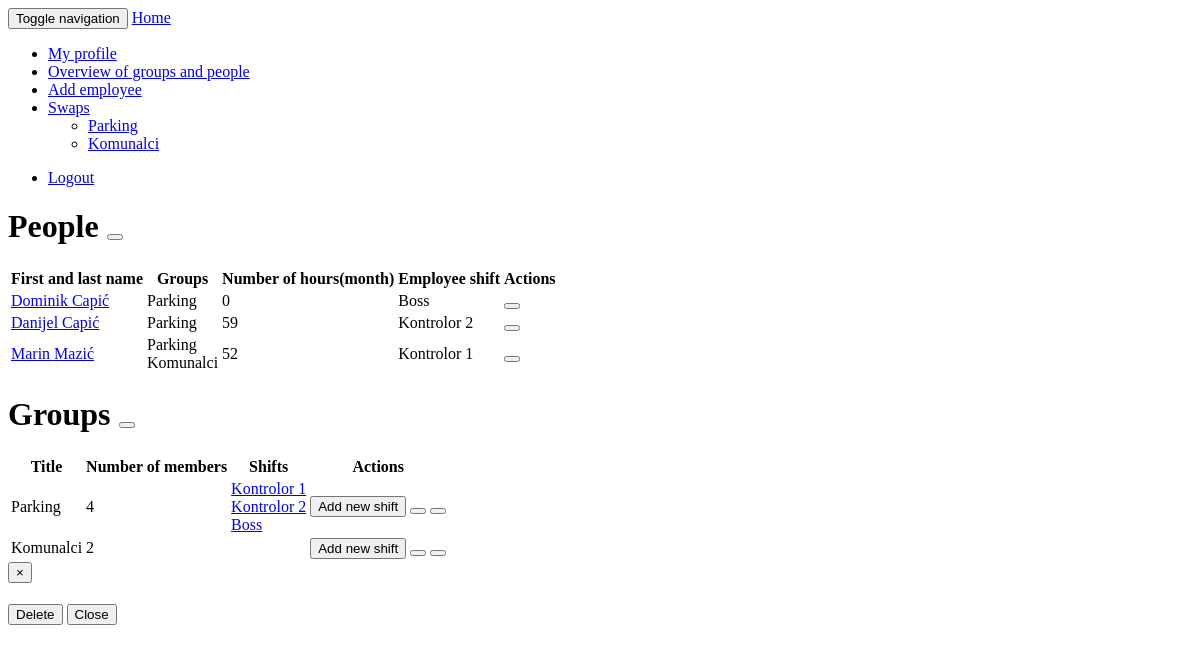
The page /schedule/overview/ (signed in) on the database as committed earlier.
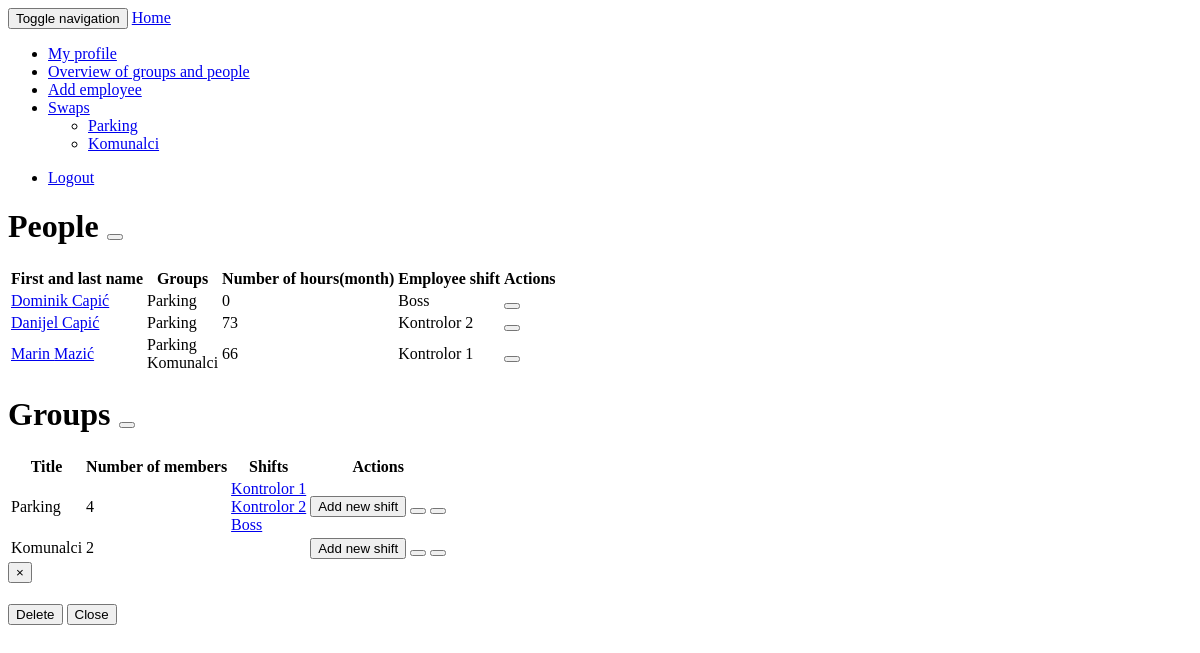
The same page on the database as committed later.
### schedule/models.py (models this page shows, shortened)
class User_profile(models.Model):
    GENDER_CHOICES = (
        ('M', _('Male')),
        ('F', _('Female')),
    )
    user = models.OneToOneField(User, on_delete=models.CASCADE)
    user_groups = models.ManyToManyField(Group)
    user_shift = models.ForeignKey(Week_shift, null=True)
    date_of_birth = models.DateField(null=True, blank=True)
    gender = models.CharField(
        max_length=1, choices=GENDER_CHOICES, null=True, blank=True)
    date_of_employment = models.DateField(null=True, blank=True)
    default_wage = models.DecimalField(
        decimal_places=2, max_digits=5, default=0, blank=True)
    def __init__(self, *args, **kwargs):
        super(User_profile, self).__init__(*args, **kwargs)
        if hasattr(self, 'user_shift'):
            self.old_shift = self.user_shift
    def get_current_working_hours(self):
        month_current = datetime.date.today()
        month_1st = month_current.replace(day=1)
        all_schedules = Schedule.objects.filter(
            date__range=[month_1st, month_current], user=self)
        time_sum = 0
        for schedule in all_schedules.all():
            if schedule.time_until and schedule.time_from:
                time_sum += schedule.time_until.hour - schedule.time_from.hour
        return time_sum

class Schedule(models.Model):
    schedule = models.ForeignKey(
        "self",
        related_name='+',
        verbose_name=_('Parent schedule'),
        null=True,
        blank=True
    )
    date = models.DateField()
    time_from = models.TimeField(null=True, blank=True)
    time_until = models.TimeField(null=True, blank=True)
    user = models.ForeignKey(User_profile)

class Week_shift(models.Model):
    name = models.CharField(max_length=30)
    monday = models.ForeignKey(
        Day_shift, null=True, blank=True, related_name='+')
    tuesday = models.ForeignKey(
        Day_shift, null=True, blank=True, related_name='+')
    wednesday = models.ForeignKey(
        Day_shift, null=True, blank=True, related_name='+')
    thursday = models.ForeignKey(
        Day_shift, null=True, blank=True, related_name='+')
    friday = models.ForeignKey(
        Day_shift, null=True, blank=True, related_name='+')
    saturday = models.ForeignKey(
        Day_shift, null=True, blank=True, related_name='+')
    sunday = models.ForeignKey(
        Day_shift, null=True, blank=True, related_name='+')
    week_group = models.ForeignKey(Group)
    def __unicode__(self):
        return self.name

### schedule/views.py (the view)
@login_required
def groups_and_people(request):
    if not request.user.is_staff or not request.user.is_superuser:
        HttpResponseForbidden('<h1>Permission denied</h1>')
    groups = User_profile.objects.get(user=request.user).user_groups
    employees = User_profile.objects.filter(
        user_groups__in=groups.all()).distinct().exclude(user=request.user)
    return render(request, "schedule/overview.html", {
        "user": request.user.user_profile,
        "groups": groups,
        "employees": employees,
    })

### schedule/models.py (called while the page is built)
    def get_members(self):
        return self.user_profile_set.all()

    def __unicode__(self):
        return self.group_name

### schedule/templates/schedule/overview.html (shortened to what this page needs)
{% extends "schedule/base.html" %}
{% load sekizai_tags i18n %}
{% block "content" %}
  <h1>{% trans "People" %}
  <a href="{% url 'add_user_view' %}"><button class="btn btn-default transparent-bgcolor divider-left" title="{% trans 'Add user' %}"></button></a>
  </h1>
<table class="table">
  <thead>
    <tr>
      <th class="text-center">{% trans "First and last name" %}</th>
      <th class="text-center">{% trans "Groups" %}</th>
      <th class="text-center">{% trans "Number of hours(month)" %}</th>
      <th class="text-center">{% trans "Employee shift" %}</th>
      <th class="text-center">{% trans "Actions" %}</th>
    </tr>
  </thead>
  <tbody class="text-center vertical-alignment-middle">
    {% for employee in employees %}
      <tr>
        <td>
          <a href="{% url 'employee_view' employee_id=employee.id %}">{{ employee.user.first_name }} {{ employee.user.last_name }}</a>
        </td>
        <td>
          {% for group in employee.user_groups.all %}
            {{ group }}<br>
          {% endfor %}
        </td>
        <td>{{ employee.get_current_working_hours }}</td>
        <td>{{ employee.user_shift }}</td>
        <td>
        <a href="{% url 'edit_user_view' employee_id=employee.id %}"><button class="btn btn-default transparent-bgcolor divider-left" title="{% trans 'Edit user' %}"></button></a></td>
      </tr>
    {% endfor %}
 </tbody>
</table>
<h1>{% trans "Groups" %}
<a href="{% url 'add_group_view' %}"><button class="btn btn-default transparent-bgcolor divider-left" title="{% trans 'Add group' %}"></button></a>
</h1>
<table class="table table-striped">
  <thead>
    <tr>
      <th class="text-center">{% trans "Title" %}</th>
      <th class="text-center">{% trans "Number of members" %}</th>
      <th class="text-center">{% trans "Shifts" %}</th>
      <th class="text-center">{% trans "Actions" %}</th>
    </tr>
  </thead>
  <tbody class="text-center">
    {% for group in groups.all %}
      <tr>
        <td>{{ group }}</td>
        <td>{{ group.get_members.count }}</td>
        <td>
          {% for shift in group.week_shift_set.all %}
            <a href="{% url 'shift_view' shift_id=shift.id %}">{{ shift }}</a><br>
          {% endfor %}
        </td>
        <td>
          <a href="{% url 'add_shift_view' %}"><button class="btn btn-default transparent-bgcolor divider-left" title="{% trans 'Add new shift' %}">{% trans "Add new shift" %}</button></a>
          <a href="{% url 'edit_group_view' group_id=group.id %}"><button class="btn btn-default transparent-bgcolor divider-left" title="{% trans 'Edit group' %}"></button></a>
          <button data-toggle="modal" data-target="#delete_modal" onclick="DS.sendDeletionParameters('{{ group }}', '{% url 'delete_group_view' group_id=group.id %}', '{% trans 'Are you sure you want to delete this group?' %}');" class="btn btn-default transparent-bgcolor divider-left" title="{% trans 'Delete group' %}"></button>
        </td>
      </tr>
    {% endfor %}
 </tbody>
</table>
{% include "schedule/includes/delete_modal.html" %}
{% endblock "content" %}

Rows that differ between the two databases and show on the page:
changed through a linked row, User_profile "Danijel": get_current_working_hours "59" → "73"
changed through a linked row, User_profile "Marin": get_current_working_hours "52" → "66"
